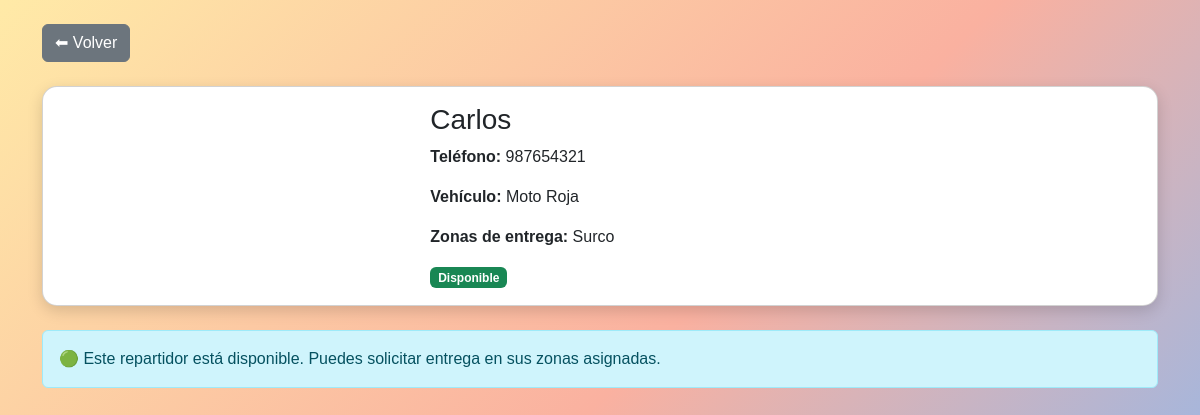
The page /ver_repartidor.php?id=1 on the database its author committed.
### tables this page shows
CREATE TABLE `empleados_delivery` (
  `id_repartidor` int(11) NOT NULL,
  `nombre` varchar(100) NOT NULL,
  `telefono` varchar(15) DEFAULT NULL,
  `zona_entrega` varchar(100) DEFAULT NULL,
  `vehiculo` varchar(50) DEFAULT NULL,
  `foto` varchar(255) DEFAULT NULL,
  `disponibilidad` enum('Disponible','Ocupado') DEFAULT 'Disponible',
  `latitud` decimal(10,6) DEFAULT NULL,
  `longitud` decimal(10,6) DEFAULT NULL
);

### ver_repartidor.php (the view, shortened to what this page needs)
<?php
$host = "localhost";
$user = "root";
$pass = "";
$dbname = "pollos_delivery";
$conn = new mysqli($host, $user, $pass, $dbname);
$id = isset($_GET['id']) ? intval($_GET['id']) : 0;
$sql = "SELECT * FROM empleados_delivery WHERE id_repartidor = $id";
$result = $conn->query($sql);
$repartidor = $result->fetch_assoc();
$sql_entregas = "SELECT * FROM entregas_delivery WHERE id_repartidor = $id";
$entregas = $conn->query($sql_entregas);
$origen = "Pollería KroChicken, Lima, Perú";
$origen_enc = urlencode($origen);
?>
<!DOCTYPE html>
<html lang="es">
<head>
  <link href="https://cdn.jsdelivr.net/npm/bootstrap@5.3.3/dist/css/bootstrap.min.css" rel="stylesheet">
</head>
<body class="py-4">
  <div class="container">
    <a href="estado_repartidores.php" class="btn btn-secondary mb-4">⬅ Volver</a>
    <div class="card mb-4">
      <div class="row g-0">
        <div class="col-md-4">
        </div>
        <div class="col-md-8">
          <div class="card-body">
            <h3><?= htmlspecialchars($repartidor['nombre']) ?></h3>
            <p><strong>Teléfono:</strong> <?= htmlspecialchars($repartidor['telefono']) ?></p>
            <p><strong>Vehículo:</strong> <?= htmlspecialchars($repartidor['vehiculo']) ?></p>
            <p><strong>Zonas de entrega:</strong> <?= htmlspecialchars($repartidor['zona_entrega']) ?></p>
            <span class="badge <?= $repartidor['disponibilidad'] == 'Disponible' ? 'bg-success' : 'bg-warning' ?>">
              <?= htmlspecialchars($repartidor['disponibilidad']) ?>
            </span>
          </div>
        </div>
      </div>
    </div>
    <?php if ($repartidor['disponibilidad'] == 'Ocupado' && $entregas->num_rows > 0): ?>
      <div class="alert alert-warning">
        🚚 <b><?= htmlspecialchars($repartidor['nombre']) ?></b> está realizando entregas en curso:
      </div>
      <table class="table table-bordered bg-white shadow-sm">
        <thead class="table-warning text-center">
          <tr>
            <th>Cliente</th>
            <th>Dirección</th>
            <th>Producto</th>
            <th>Hora de Entrega</th>
            <th>Cuenta regresiva</th>
            <th>Ruta</th>
          </tr>
        </thead>
        <tbody>
          <?php while ($e = $entregas->fetch_assoc()):
            $direccion_enc = urlencode($e['direccion_cliente'] . ", Lima, Perú");
            $link_ruta = "https://www.google.com/maps/dir/?api=1&origin={$origen_enc}&destination={$direccion_enc}";
            $hora = $e['hora_entrega'] ?? date("Y-m-d H:i:s", strtotime("+15 minutes"));
          ?>
            <tr>
              <td><?= htmlspecialchars($e['cliente']) ?></td>
              <td><?= htmlspecialchars($e['direccion_cliente']) ?></td>
              <td><?= htmlspecialchars($e['producto']) ?></td>
              <td><?= htmlspecialchars(date("H:i:s", strtotime($hora))) ?></td>
              <td class="contador" data-hora="<?= htmlspecialchars($hora) ?>"></td>
              <td><a href="<?= $link_ruta ?>" target="_blank" class="btn btn-outline-primary btn-sm">Ver ruta</a></td>
            </tr>
          <?php endwhile; ?>
        </tbody>
      </table>
      <script>
        // Función de cuenta regresiva en tiempo real
        function actualizarContadores() {
          const contadores = document.querySelectorAll('.contador');
          const ahora = new Date().getTime();
          contadores.forEach(td => {
            const horaEntrega = new Date(td.getAttribute('data-hora')).getTime();
            const diff = horaEntrega - ahora;
            if (diff <= 0) {
              td.textContent = "✔ Entregado";
              td.style.color = "green";
            } else {
              const minutos = Math.floor(diff / 60000);
              const segundos = Math.floor((diff % 60000) / 1000);
              td.textContent = `${minutos}m ${segundos}s`;
            }
          });
        }
        setInterval(actualizarContadores, 1000);
        actualizarContadores();
      </script>
    <?php else: ?>
      <div class="alert alert-info">
        🟢 Este repartidor está disponible. Puedes solicitar entrega en sus zonas asignadas.
      </div>
    <?php endif; ?>
  </div>
</body>
</html>

### ver_repartidor.php (style rules this page uses)
body { background: linear-gradient(135deg, #ffeaa7, #fab1a0, #74b9ff); min-height: 100vh; font-family: 'Poppins', sans-serif; }
.card { border-radius: 15px; box-shadow: 0 5px 15px rgba(0,0,0,0.15); overflow: hidden; }

### rows shown on the page
empleados_delivery: nombre "Carlos", telefono "987654321", vehiculo "Moto Roja", zona_entrega "Surco", disponibilidad "Disponible"
